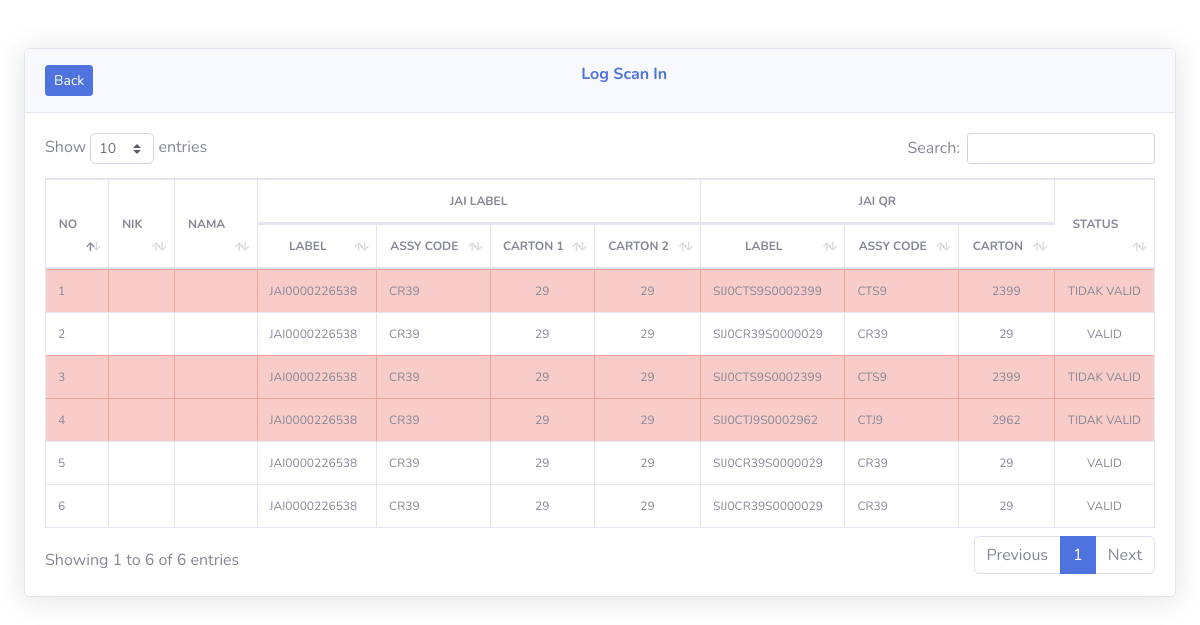
The app's page /index.php/scan/log_scan_in, older data.
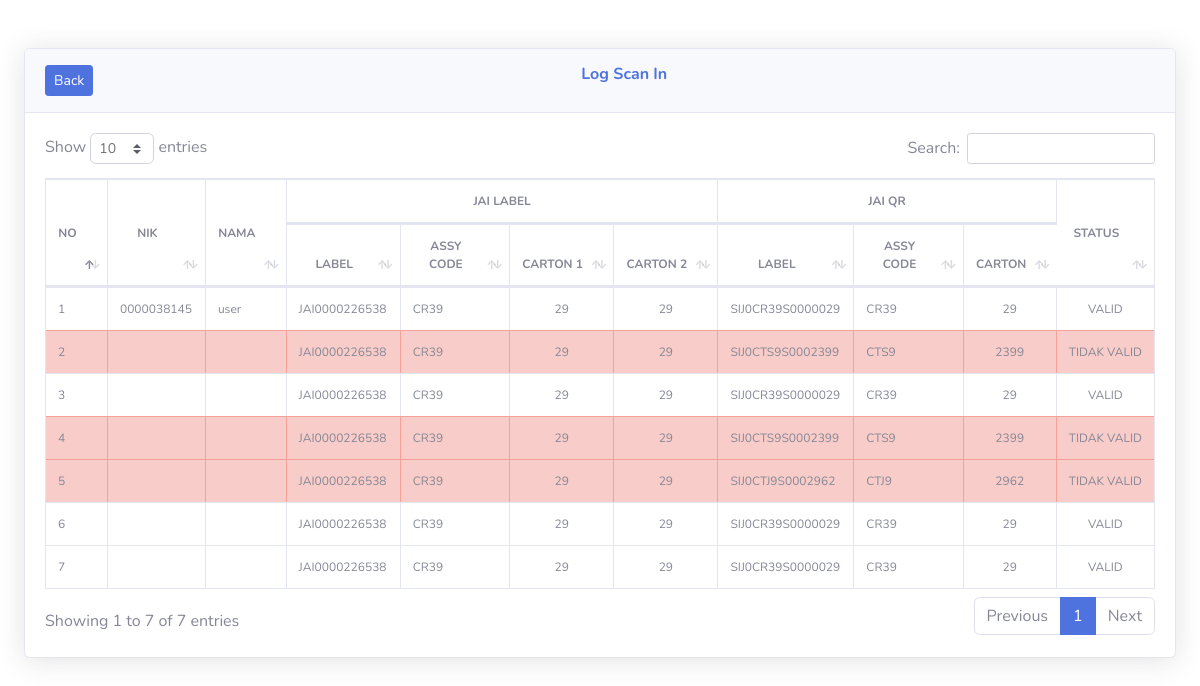
The same page, newer data.
### tables this page shows
CREATE TABLE IF NOT EXISTS `scan_in` (
  `id` int(11) NOT NULL AUTO_INCREMENT,
  `nik` varchar(50) NOT NULL,
  `nama` varchar(100) NOT NULL,
  `jai_label` varchar(100) NOT NULL,
  `assy_code_label` varchar(100) NOT NULL,
  `ctn_no1` int(11) NOT NULL,
  `ctn_no2` int(11) NOT NULL,
  `jai_qr` varchar(100) NOT NULL,
  `assy_code_qr` varchar(100) NOT NULL,
  `ctn_no_qr` int(11) NOT NULL,
  `status` varchar(50) NOT NULL,
  `date_created` timestamp NOT NULL DEFAULT CURRENT_TIMESTAMP,
  PRIMARY KEY (`id`)
);

### application/controllers/Scan.php (called while the page is built, shortened)
<?php
class Scan extends CI_Controller
{
    public function __construct()
    {
        $this->load->model('M_scan_in');
        $this->load->model('M_scan_out');
        $this->load->model('M_data');
    }
    public function log_scan_in()
    {
        $data['user'] = $this->db->get_where('mst_user', ['email' => $this->session->userdata('email')])->row_array();
        $data['title'] = "Log History Scan In | Double Check";
        $data['history_in'] = $this->M_data->get_data_scan_in();
        $this->load->view('scan/header', $data);
        $this->load->view('scan/scan_in_history');
        $this->load->view('scan/footer');
    }
}

### index.php (called while the page is built, shortened)
<?php
require_once BASEPATH.'core/CodeIgniter.php';

### application/models/M_data.php (called while the page is built, shortened)
<?php
class M_data extends CI_Model
{
    function get_data_scan_in()
    {
        $query = $this->db->query("SELECT * FROM scan_in order by id desc");
        return $query->result();
    }
}

### application/views/scan/scan_in_history.php (the view, shortened to what this page needs)
<body class="bg-gradient-white">
    <div class="container-fluid mt-5">
        <div class="row">
            <div class="col-lg-12 col-md-12 col-xs-12">
                <div class="card shadow mb-4">
                    <div class="card-header py-3 flex-row align-items-center justify-content-between">
                        <a href="<?= base_url('user') ?>" class="btn btn-sm btn-primary float-left">Back</a>
                        <h6 class="m-0 font-weight-bold align-middle text-primary text-center">Log Scan In</h6>
                    </div>
                    <div class="card-body">
                        <div class="table-responsive">
                            <table id="history" class="table table-hover table-bordered" width="100%" style="font-size: 12px;">
                                <thead class="text-center">
                                    <tr>
                                        <th rowspan="2" class="align-middle">NO</th>
                                        <th rowspan="2" class="align-middle">NIK</th>
                                        <th rowspan="2" class="align-middle">NAMA</th>
                                        <th colspan="4">JAI LABEL</th>
                                        <th colspan="3">JAI QR</th>
                                        <th rowspan="2" class="align-middle">STATUS</th>
                                    </tr>
                                    <tr>
                                        <th>LABEL</th>
                                        <th>ASSY CODE</th>
                                        <th>CARTON 1</th>
                                        <th>CARTON 2</th>
                                        <th>LABEL</th>
                                        <th>ASSY CODE</th>
                                        <th>CARTON</th>
                                    </tr>
                                </thead>
                                <tbody>
                                    <?php $no = 1;
                                    foreach ($history_in as $key) { ?>
                                        <tr class="<?= ($key->status == "TIDAK VALID") ? "table-danger" : ""; ?>">
                                            <td><?= $no ?></td>
                                            <td><?= $key->nik ?></td>
                                            <td><?= $key->nama ?></td>
                                            <td><?= $key->jai_label ?></td>
                                            <td><?= $key->assy_code_label ?></td>
                                            <td class="text-center"><?= $key->ctn_no1 ?></td>
                                            <td class="text-center"><?= $key->ctn_no2 ?></td>
                                            <td><?= $key->jai_qr ?></td>
                                            <td><?= $key->assy_code_qr ?></td>
                                            <td class="text-center"><?= $key->ctn_no_qr ?></td>
                                            <td class="text-center"><?= $key->status ?></td>
                                        </tr>
                                    <?php $no++;
                                    } ?>
                                </tbody>
                            </table>
                        </div>
                    </div>
                </div>
            </div>
        </div>
    </div>
</body>

### application/views/scan/header.php (shortened to what this page needs)
<!DOCTYPE html>
<html lang="en">
<head>
    <link href="<?= base_url('assets/') ?>vendor/fontawesome-free/css/all.min.css" rel="stylesheet" type="text/css">
    <link href="<?= base_url('assets/') ?>vendor/datatables/dataTables.bootstrap4.min.css" rel="stylesheet">
    <link href="<?= base_url('assets/') ?>css/sb-admin-2.min.css" rel="stylesheet">
</head>

### application/views/scan/footer.php
</html>

Row changes from the older to the newer data that the page shows:
added scan_in: nik "0000038145", nama "user", jai_label "JAI0000226538", assy_code_label "CR39", ctn_no1 "29", ctn_no2 "29", jai_qr "SIJ0CR39S0000029", assy_code_qr "CR39", ctn_no_qr "29", status "VALID"
Text that changed along with them:
text written by a page script: "Show entries Search: Showing 1 to 6 of 6 entries Previous 1 Next" → "Show entries Search: Showing 1 to 7 of 7 entries Previous 1 Next"
